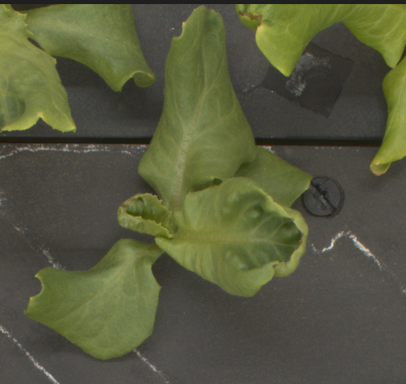
#> input picture snapshots/tb_snap2.png, 406 x 384 px, given as the content of the folder ../snapshots/tb_snap2.png, which was not available
$ python bg_segmentation.py ../snapshots/tb_snap2.png out
#> lines starting #> are read from the running program, lines starting #| are printed output that depends on the picture; after the words box and inside, x2 and y2 are one past the last pixel; in counts of white or black regions, pixels touching at a corner belong together; pictures that were not available may be replaced by others from this repository, and a replacement may not be noted
### scripts/segment.py
#!/usr/bin/env python3
"""
Author: Chris Dijkstra
Date: 10/10/2023

Contains functions for segmenting image arrays.
"""
from skimage import io, color, filters, segmentation, util, morphology
import numpy as np
from scipy import signal
import utils


# [103 lines left out: functions elevation_map, map_grid, multichannel_threshold, watershed_blur, water_hsv_thresh, sw_segmentation, not called in this run]


def shw_segmentation(image, distance=10, bg_mod=0.15, fg_mod=0.2):
    """ Creates binary image through sobel + histogram thresholds + watershed

    :param image: np.ndarray representing a 3d image
    :param distance: int, minimal distance between local maxima and minima
    :param bg_mod: float, modifier for histogram segmentation
    :param fg_mod: float, modifier for histogram segmentation
    :return np.ndarray, 2D mask for the image
    """
    if image.shape[2] == 4:
        image = util.img_as_ubyte(color.rgba2rgb(image))
    comp_sob = filters.sobel(image)
    comp_sob = comp_sob[:, :, 0] + comp_sob[:, :, 1] + comp_sob[:, :, 2]
    elevation = filters.sobel(comp_sob)
    values, bins = np.histogram(comp_sob, bins=100)
    max_i, _ = signal.find_peaks(values, distance=distance)
    max_bins = bins[max_i]
    min_i, _ = signal.find_peaks(-values, distance=distance)
    min_bins = bins[min_i]
    min_bins = min_bins[min_bins > max_bins[0]]
    markers = np.zeros_like(comp_sob)
    markers[comp_sob <= max_bins[0] + (bg_mod * (min_bins[0] - max_bins[0]))] = 1
    markers[comp_sob >= min_bins[0] + (fg_mod * (max_bins[1] - min_bins[0]))] = 2
    markers = markers.astype(int)
    mask = segmentation.watershed(elevation, markers)
    mask = morphology.erosion(mask, footprint=morphology.disk(2))
    return mask - 1


def merge_masks(bg_mask, pheno_mask):
    """ Merges 2 binary masks into one mask, where phenotype has high values

    :param bg_mask: np.ndarray, 2D mask with background as 0 and foreground as
        1
    :param pheno_mask: np.ndarray, 2D mask phenotype marked as 1 and everything
        else as 0
    :return np.ndarray, 2D mask with background marked as 0, foreground as 1 and
        phenotype area as 2
    """
    substep = bg_mask.astype(int) + pheno_mask.astype(int)
    comb_mask = np.zeros_like(bg_mask)
    comb_mask[substep == 1] = 2
    comb_mask[substep == 2] = 1
    comb_mask[bg_mask == 0] = 0
    return comb_mask


def barb_thresh(im_channel, div=3):
    """ Defines the threshold of an image channel based on its histogram

    :param im_channel: np.ndarray, 2d array, meant to be hue channel of hsv or
        a channel of lab
    :param div: int, the divisor used at the end of the algorithm. A higher
        divisor will lead to a lower threshold
    :return float, the threshold of the image channel that separates it into
        healthy and unhealthy tissue
    """
    values, bins = np.histogram(im_channel, bins=100)
    peak_i = np.argmax(values)
    val_max = values[peak_i]
    bin_max = bins[peak_i]
    if bin_max <= 0.4:
        bound = 0.2 * val_max
    else:
        bound = 0.5 * val_max
    ref_val = values[values > bound][-1]
    ref_i = np.where(values == ref_val)[0][0]
    ref_bin = bins[ref_i]
    thresh = 2 * ref_bin / div
    return thresh


def barb_hue(image, bg_mask=None, div=3):
    """ Takes an image of plant tissue and segments into healthy and brown

    :param image: np.ndarray, 3d array representing an rgb image
    :param bg_mask: np.ndarray, 2d array to mask the background
    :param div: int, the divisor used at the end of the algorithm. A higher
        divisor will lead to a lower threshold
    :return np.ndarray, mask with background as 0, healthy tissue as 1 and
        brown tissue as 2
    """
    if bg_mask is not None:
        # Apply mask to rgb_im
        image = utils.multichannel_mask(image, bg_mask)
    # Get hue channel and scale from 0 to 1
    hue = color.rgb2hsv(image)[:, :, 0]
    hue_con = utils.increase_contrast(hue)
    hue_fg = hue_con[bg_mask == 1]
    # Healthy tissue masking
    thresh = barb_thresh(hue_fg, div)
    healthy_mask = (hue_con > thresh).astype(int)
    # Remove noise
    healthy_mask = morphology.remove_small_holes(
        healthy_mask,
        area_threshold=(image.shape[0] + image.shape[1]) // 200
    )
    # Combine healthy and bg mask to get compound image
    bg_mask = bg_mask.astype(int)
    comp_mask = merge_masks(bg_mask, healthy_mask)
    return comp_mask


# [14 lines left out: function main, not called in this run]


# [2 lines that do not run on import are left out]

### scripts/utils.py
#!/usr/bin/env python3
"""
Author: Chris Dijkstra
Date: 11/10/2023

Utility functions for image analysis
"""
import numpy as np
from skimage import feature, measure, morphology, color, graph, segmentation


def crop_region(image, centre, shape):
    """ Crops an image area of specified width and height around a central point

    :param image: np.ndarray, matrix representing the image
    :param centre: tuple, contains the x and y coordinate of the centre as
        integers
    :param shape: tuple, contains the height and width of the subregion in
        pixels as integers
    :return: The cropped region of the original image
    """
    if image.ndim == 2:
        crop = image[
               centre[1] - shape[0] // 2: centre[1] + shape[0] // 2,
               centre[0] - shape[1] // 2: centre[0] + shape[1] // 2
               ]
    else:
        crop = image[
               centre[1] - shape[0] // 2: centre[1] + shape[0] // 2,
               centre[0] - shape[1] // 2: centre[0] + shape[1] // 2
               :
               ]
    return crop


# [11 lines left out: function read_fimg, not called in this run]


def threshold_between(image, x_low=None, x_high=None, y_low=None, y_high=None,
                      z_low=None, z_high=None, and_mask=True):
    """ Thresholds an image array for being between two values for each channels

    :param image: np.ndarray, 3d matrix representing the image
    :param x_low: low boundary for channel 1. Defaults to minimum of channel 1.
    :param x_high: high boundary for channel 1. Defaults to maximum of channel
        1.
    :param y_low: low boundary for channel 2. Defaults to minimum of channel 2.
    :param y_high: high boundary for channel 2. Defaults to maximum of channel
        2.
    :param z_low: low boundary for channel 3. Defaults to minimum of channel 3.
    :param z_high: high boundary for channel 3. Defaults to maximum of channel
        3.
    :param and_mask: bool, if true returned mask is only true when all
        thresholds apply. If false returned mask is true if at least one of the
        thresholds apply.
    :return np.ndarray, binary mask
    """
    # channel x thresholding
    if not x_low:
        x_low = image[:, :, 0].min()
    if not x_high:
        x_high = image[:, :, 0].max()
    x_mask = (image[:, :, 0] >= x_low) & (image[:, :, 0] <= x_high)
    # channel y thresholding
    if not y_low:
        y_low = image[:, :, 1].min()
    if not y_high:
        y_high = image[:, :, 1].max()
    y_mask = (image[:, :, 1] >= y_low) & (image[:, :, 1] <= y_high)
    # channel z thresholding
    if not z_low:
        z_low = image[:, :, 2].min()
    if not z_high:
        z_high = image[:, :, 2].max()
    z_mask = (image[:, :, 2] >= z_low) & (image[:, :, 2] <= z_high)
    if and_mask:
        comp_mask = x_mask & y_mask & z_mask
    else:
        comp_mask = x_mask | y_mask | z_mask
    return comp_mask


def increase_contrast(im_channel):
    """ Takes a 2d array and makes its values range from 0 to 1

    :param im_channel: np.ndarray, numpy array with 2 dimensions
    :return np.ndarray: input channel scaled from 0 to 1.
    """
    ch_min = im_channel.min()
    ch_max = im_channel.max()
    if ch_max == ch_min:
        raise ValueError("All values in the image are identical.")
    out = (im_channel - ch_min) / (ch_max - ch_min)
    return out


def multichannel_mask(image, mask):
    """ Takes an image and applies a mask to every channel

    :param image, np.dnarray, 3 dimensional array representing an image
    :param mask, np.ndarray, 2d binary mask
    :return np.ndarray, masked input image
    """
    mask = mask.astype(image.dtype)
    image = image.copy()
    image[:, :, 0] *= mask
    image[:, :, 1] *= mask
    image[:, :, 2] *= mask
    return image


def canny_labs(image, mask, sigma):
    """ Separates objects trough canny lines and then labels the output

    :param image: np.dnarray, 2d array representing an image
    :param mask: np.ndarray, 2d binary mask
    :param sigma: float, the sigma used for the gaussian blur component of canny
        segmentation
    :return np.ndarray, labelled image
    """
    canny_f = feature.canny(image, sigma=sigma)
    canny_f = morphology.closing(
        canny_f, footprint=morphology.disk(radius=min(image.shape)//500)
    )
    canny_f = morphology.skeletonize(canny_f)
    mask = mask.copy()
    mask[canny_f == 1] = 0
    labels = measure.label(mask, connectivity=1)
    return morphology.dilation(labels)


def centre_primary_label(lab_im, radius=200, bg_label=0):
    """ Takes labelled image and returns the label of the central object

    :param lab_im: np.ndarray, labelled image with only positive values and 0
    :param radius: int, height and width of the square used on the centre
    :param bg_label: int, the label number that will be considered background.
        This can not be chosen as the primary label.
    :return: int, primary label
    """
    centre = (lab_im.shape[0] // 2, lab_im.shape[1] // 2)
    crop = crop_region(lab_im, centre, (radius, radius))
    return np.argmax(np.bincount(crop[crop != bg_label].ravel()))


def canny_central_ob(image, mask, sigma, central_area=200):
    """ Uses canny filter and color channel thresholding to take central object

    :param image: np.ndarray, 3d array representing rgb image
    :param mask: np.ndarray, 2d boolean array representing background mask
    :param sigma: float, sigma used for gaussian blur step of canny edge
        detection
    :param central_area: int, central area size
    :return np.ndarray, 2d binary mask of central object
    """
    bg_labs = measure.label(mask)
    mask = bg_labs == centre_primary_label(bg_labs)
    canny_labelled = canny_labs(color.rgb2gray(image), mask, sigma)
    prim_lab = centre_primary_label(canny_labelled, central_area)
    average_cols = color.label2rgb(canny_labelled, image, kind="avg")
    average_cols = color.rgb2hsv(average_cols)
    prim_area = multichannel_mask(average_cols, canny_labelled == prim_lab)
    h_main = np.unique(prim_area[:, :, 0])[1]
    s_main = np.unique(prim_area[:, :, 1])[1]
    v_main = np.unique(prim_area[:, :, 2])[1]
    mask = threshold_between(
        image=average_cols,
        x_low=h_main - 0.1, x_high=h_main + 0.1,
        y_low=s_main - 0.25, y_high=s_main + 0.25,
        z_low=v_main - 0.25, z_high=v_main + 0.25
    )
    mask = morphology.closing(mask, footprint=morphology.disk(3))
    mask = morphology.remove_small_holes(mask, area_threshold=150)
    return mask


# [57 lines left out: functions canny_rag_cen, paint_col, slic_central, not called in this run]

### scripts/bg_segmentation.py
#!/usr/bin/env python3
import os
import segment
import utils
from skimage import io, util, color, morphology, segmentation
from multiprocessing import Pool
import numpy as np
import argparse as arg
import matplotlib.pyplot as plt


def arg_reader():
    """ Reads arguments from command line

    :return ..., class containing the arguments
    """
    arg_parser = arg.ArgumentParser(
        description="Segments rgb images based on predetermined thresholds"
    )
    arg_parser.add_argument("filename", help="The path to the directory holding"
                                             " the images")
    arg_parser.add_argument("out", help="The directory to write the files "
                                        "to. Does not need to be "
                                        "pre_existing. ../out as default.")
    arg_parser.add_argument("-s", help="Sigma used for canny edge detection. "
                                       "Used to remove high contrast bordering"
                                       "objects.",
                            type=float, default=3.0)
    arg_parser.add_argument("-c", help="Cores used for multiprocessing, 1 by "
                                       "default",
                            type=int, default=1)
    arg_parser.add_argument("-d", help="If this flag is set, a subdirectory "
                                       "will be made in out directory that "
                                       "contains RGB images with the outline "
                                       "of the mask overlayed.",
                            action="store_true")
    return arg_parser.parse_args()


def segment_file(arg_tup):
    """ Reads an image file and segments foreground from background

    :return arg_tup: tuple, contains all parameters in order filename, outfile,
        sigma
    :return: np.ndarray, binary segmentation of the image.
    """
    filename, outfile, sigma, diagnostic = arg_tup
    print(f"Starting bg_segmentation of {filename}")
    out_fn = outfile + "/" + filename.split("/")[-1]
    try:
        rgb_im = io.imread(filename)
        if rgb_im.shape[2] == 4:
            rgb_im = util.img_as_ubyte(color.rgba2rgb(rgb_im))
    except:
        print(f"Could not open {filename}")
    else:
        try:
            bg_mask = segment.shw_segmentation(rgb_im)
        except:
            print(f"Could not segment foreground from background in {filename}")
        else:
            bg_mask = utils.canny_central_ob(rgb_im, bg_mask, sigma)
            bg_mask = morphology.opening(bg_mask,
                                         footprint=np.ones((5, 10)))
            bg_mask = morphology.opening(bg_mask,
                                         footprint=np.ones((10, 5)))
            plt.imsave(
                fname=out_fn.replace(".png", "_bg.png"),
                arr=bg_mask,
                cmap="binary_r"
            )
            try:
                comp_mask = segment.barb_hue(rgb_im, bg_mask)
            except:
                print(f"Could not segment healthy from brown in {filename}")
            else:
                if diagnostic:
                    if not os.path.isdir(outfile + "/diagnostic"):
                        os.mkdir(outfile + "/diagnostic")
                    bg_diag = segmentation.mark_boundaries(
                        rgb_im, bg_mask,
                        color=(7 / 255, 234 / 255, 250 / 255))
                    out_fn = outfile + "/diagnostic/" + filename.split("/")[-1]
                    plt.imsave(
                        fname=out_fn.replace(".png", "_bg.png"),
                        arr=bg_diag
                    )
                    fg_diag = utils.multichannel_mask(rgb_im, comp_mask == 2)
                    fg_diag = segmentation.mark_boundaries(
                        fg_diag, bg_mask,
                        color=(7 / 255, 234 / 255, 250 / 255))
                    plt.imsave(
                        fname=out_fn.replace(".png", "_fg.png"),
                        arr=fg_diag
                    )


def pool_handler(cores, fun, params):
    pools = Pool(cores)
    pools.map(fun, params)


def main():
    # Read arguments
    args = arg_reader()
    # Create out_dir if not existing
    if not os.path.isdir(args.out):
        os.mkdir(args.out)
    # Create list of files
    files = [args.filename + "/" + file for file in os.listdir(args.filename)]
    param_list = zip(
        files, [args.out] * len(files),
        [args.s] * len(files),
        [args.d] * len(files))
    pool_handler(args.c, segment_file, param_list)
#> in segment_file, rgb_im is the input picture: shape (384, 406, 3); mean R, G, B 86.4, 89.3, 62.4
#> in shw_segmentation, `elevation = filters.sobel(comp_sob)`:
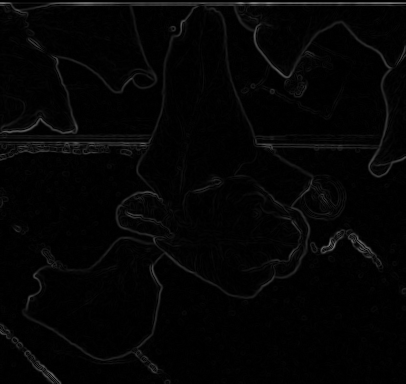
#> elevation: shape (384, 406) float64; min 0, max 0.509, mean 0.0197
#> in shw_segmentation, `values, bins = np.histogram(comp_sob, bins=100)`: values = 100 values, max 23430 at index 4, min 0 at index 93, mean 1559; bins = 101 values from 1.96e-17 to 0.774
#> in shw_segmentation, `max_i, _ = signal.find_peaks(values, distance=distance)`: max_i = [4, 16, 30, 41, 58, 69, 83, 94]
#> in shw_segmentation, `max_bins = bins[max_i]`: max_bins = [0.031, 0.124, 0.232, 0.317, 0.449, 0.534, 0.642, 0.727]
#> in shw_segmentation, `min_i, _ = signal.find_peaks(-values, distance=distance)`: min_i = [1, 20, 43, 60, 70, 84, 98]
#> in shw_segmentation, `min_bins = bins[min_i]`: min_bins = [0.00774, 0.155, 0.333, 0.464, 0.542, 0.65, 0.758]
#> in shw_segmentation, `min_bins = min_bins[min_bins > max_bins[0]]`: min_bins = [0.155, 0.333, 0.464, 0.542, 0.65, 0.758]
#> in crop_region, `crop = image[ centre[1] - shape[0] // 2: centre[1] + shape[0] // 2, ce..`:
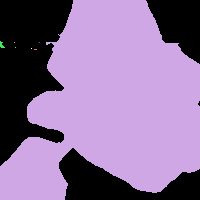
#> crop: shape (200, 200) int64; 8 distinct labels, from 0 to 20; one colour per label, 0 black
#> in canny_labs, `mask[canny_f == 1] = 0`:
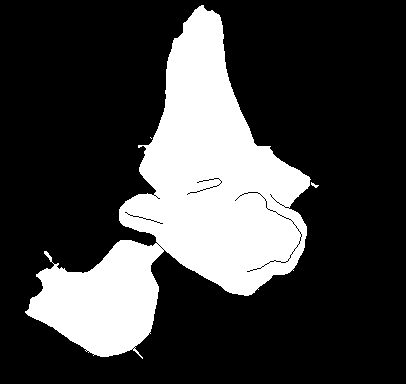
#> mask: shape (384, 406) bool; 25% white; 3 white regions (1 under 20 px), largest, box (x1, y1, x2, y2) and area: (25, 5, 311, 359) 39027, (311, 182, 319, 188) 21
#> call 2 of crop_region, with centre = (192, 203), shape = (200, 200)
#> in crop_region (call 2), `crop = image[ centre[1] - shape[0] // 2: centre[1] + shape[0] // 2, ce..`:
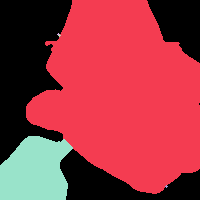
#> crop: shape (200, 200) int32; 6 distinct labels, from 0 to 10; one colour per label, 0 black
#> in canny_central_ob, `prim_lab = centre_primary_label(canny_labelled, central_area)`: prim_lab = 1
#> in canny_central_ob, `h_main = np.unique(prim_area[:, :, 0])[1]`: h_main = 0.194
#> in canny_central_ob, `s_main = np.unique(prim_area[:, :, 1])[1]`: s_main = 0.478
#> in canny_central_ob, `v_main = np.unique(prim_area[:, :, 2])[1]`: v_main = 0.443
#> in barb_hue, `hue = color.rgb2hsv(image)[:, :, 0]`:
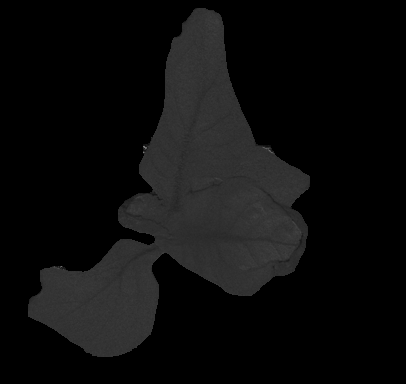
#> hue: shape (384, 406) float64; min 0, max 0.5, mean 0.0508
#> in increase_contrast, `ch_min = im_channel.min()`: ch_min = 0
#> in increase_contrast, `ch_max = im_channel.max()`: ch_max = 0.5
#> in increase_contrast, `out = (im_channel - ch_min) / (ch_max - ch_min)`:
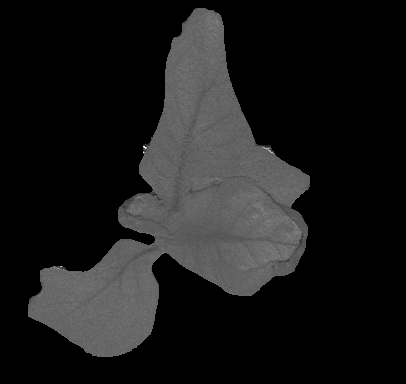
#> out: shape (384, 406) float64; min 0, max 1, mean 0.102
#> in barb_thresh, `values, bins = np.histogram(im_channel, bins=100)`: values = 100 values, max 6313 at index 31, min 0 at index 50, mean 402.7; bins = 101 values from 0.114 to 1
#> in barb_thresh, `peak_i = np.argmax(values)`: peak_i = 31
#> in barb_thresh, `val_max = values[peak_i]`: val_max = 6313
#> in barb_thresh, `bin_max = bins[peak_i]`: bin_max = 0.389
#> in barb_thresh, `bound = 0.2 * val_max`: bound = 1262.6
#> in barb_thresh, `ref_val = values[values > bound][-1]`: ref_val = 2102
#> in barb_thresh, `ref_i = np.where(values == ref_val)[0][0]`: ref_i = 35
#> in barb_thresh, `ref_bin = bins[ref_i]`: ref_bin = 0.424
#> in barb_thresh, `thresh = 2 * ref_bin / div`: thresh = 0.283
#> in barb_hue, `comp_mask = merge_masks(bg_mask, healthy_mask)`:
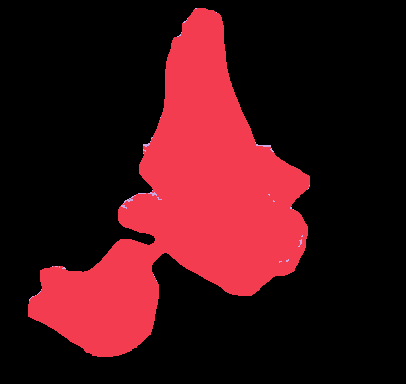
#> comp_mask: shape (384, 406) int64; 3 distinct labels, from 0 to 2; one colour per label, 0 black


if __name__ == "__main__":
    main()

$ run again, on snapshots/tb_snap4.png
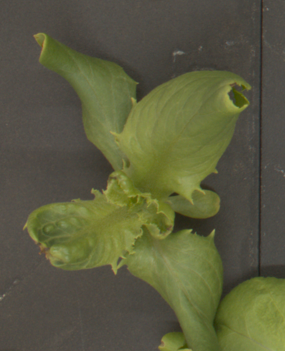
#> input picture snapshots/tb_snap4.png, 285 x 351 px, given as the content of the folder ../snapshots/tb_snap4.png, which was not available
#> in segment_file, rgb_im is the input picture: shape (351, 285, 3); mean R, G, B 90.3, 91.1, 63.1
#> in shw_segmentation, `values, bins = np.histogram(comp_sob, bins=100)`: values = 100 values, max 13763 at index 6, min 0 at index 96, mean 1000.4; bins = 101 values from 0.0127 to 0.602
#> max_i = [6, 26, 42, 71, 82, 95]
#> max_bins = [0.0481, 0.166, 0.26, 0.431, 0.496, 0.573]
#> min_i = [21, 38, 72, 86, 96]
#> min_bins = [0.136, 0.237, 0.437, 0.52, 0.578]
#> bg_labs: shape (351, 285) int64; 18 distinct labels, from 0 to 17
#> crop: shape (200, 200) int64; 14 distinct labels, from 0 to 15
#> in canny_labs, `mask[canny_f == 1] = 0`:
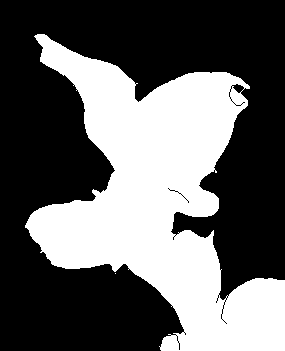
#> mask: shape (351, 285) bool; 38.2% white; 2 white regions (1 under 20 px), largest, box (x1, y1, x2, y2) and area: (25, 34, 285, 351) 38223
#> labels: shape (351, 285) int32; 18 distinct labels, from 0 to 17
#> crop: shape (200, 200) int32; 9 distinct labels, from 0 to 9
#> prim_lab = 1
#> h_main = 0.189
#> s_main = 0.504
#> v_main = 0.467
#> x_mask: shape (351, 285) bool; 39.5% white; 1 white region, box (x1, y1, x2, y2) and area: (24, 33, 285, 351) 39496
#> ch_min = 0
#> ch_max = 0.315
#> in barb_thresh, `values, bins = np.histogram(im_channel, bins=100)`: values = 100 values, max 3581 at index 54, min 0 at index 2, mean 393.6; bins = 101 values from 0.148 to 1
#> peak_i = 54
#> val_max = 3581
#> bin_max = 0.608
#> bound = 1790.5
#> ref_val = 2293
#> ref_i = 57
#> ref_bin = 0.634
#> in barb_thresh, `thresh = 2 * ref_bin / div`: thresh = 0.422
#> substep: shape (351, 285) int64; 3 distinct labels, from 0 to 2
#> in barb_hue, `comp_mask = merge_masks(bg_mask, healthy_mask)`:
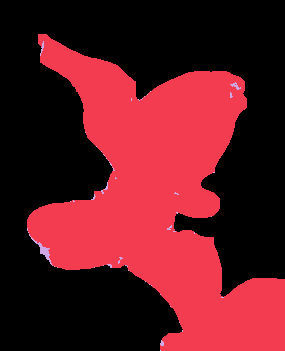
#> comp_mask: shape (351, 285) int64; 3 distinct labels, from 0 to 2; one colour per label, 0 black
